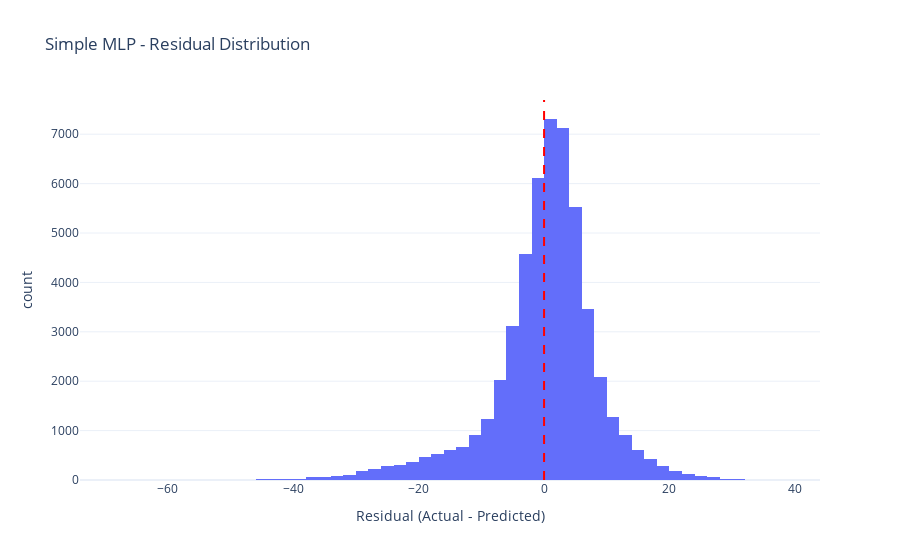

Here is the notebook cell this chart was saved with:
### Code cell
residuals = y_test - y_test_pred

fig = px.histogram(
    x=residuals,
    nbins=100,
    title=f'{best_model_name} - Residual Distribution',
    labels={'x': 'Residual (Actual - Predicted)', 'y': 'Frequency'}
)
fig.add_vline(x=0, line_dash='dash', line_color='red')
fig.update_layout(template='plotly_white')
fig.write_html('reports/figures/32_best_dl_residuals.html')
fig.show()

print(f"\nResidual Statistics:")
print(f"Mean: {residuals.mean():.4f}")
print(f"Std: {residuals.std():.4f}")

### Figure 1 — Plotly figure (JSON) as saved in the notebook; plotly's stock layout.template omitted (floating-point values rounded to 4 significant figures; data arrays with more than 128 entries replaced by an {"elided": "..."} marker saying what was removed)
{"data": [{"bingroup": "x", "hovertemplate": "Residual (Actual - Predicted)=%{x}<br>count=%{y}<extra></extra>", "legendgroup": "", "marker": {"color": "#636efa", "pattern": {"shape": ""}}, "name": "", "nbinsx": 100, "orientation": "v", "showlegend": false, "type": "histogram", "x": {"elided": "51514 float values"}, "xaxis": "x", "yaxis": "y"}], "layout": {"barmode": "relative", "legend": {"tracegroupgap": 0}, "shapes": [{"line": {"color": "red", "dash": "dash"}, "type": "line", "x0": 0, "x1": 0, "xref": "x", "y0": 0, "y1": 1, "yref": "y domain"}], "title": {"text": "Simple MLP - Residual Distribution"}, "xaxis": {"anchor": "y", "domain": [0, 1], "title": {"text": "Residual (Actual - Predicted)"}}, "yaxis": {"anchor": "x", "domain": [0, 1], "title": {"text": "count"}}}}
